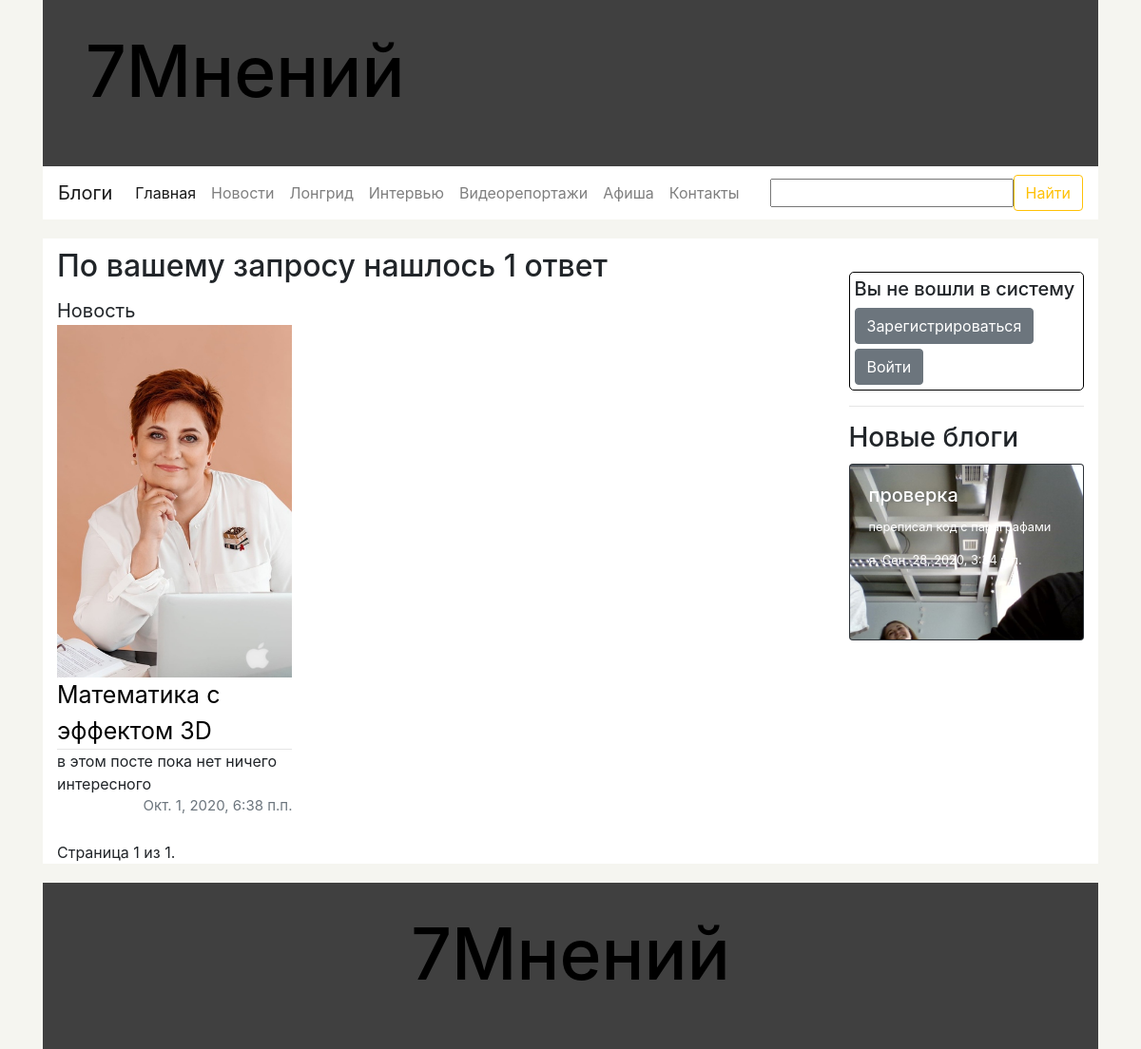
The app's page /seven_op/search_result/3 with its own data.
### seven_op/models.py (models this page shows, shortened)
class Category(models.Model):
    name_sing = models.CharField("имя в единственном числе", max_length=200)
    name_plur = models.CharField("имя во множественном числе", max_length=200)
    name_url = models.CharField("имя для ссылки", max_length=200)
    def __str__(self):
        return str(self.name_sing)
    def get_url_for_show_page(self):
        return reverse('show_category', args=[str(self.name_url)])
    class Meta:
        ordering = ["-name_sing"]
        verbose_name_plural = "Категории"

class Post(models.Model):
    title = models.CharField("заголовок", max_length=200)
    description = models.CharField("описание", max_length=1000, blank=True, null=True, help_text="необязательное поле")
    author = models.CharField("имя автора", max_length=200)
    category = models.ForeignKey('Category', verbose_name="Категория", on_delete=models.SET_NULL, null=True)
    paragraphs = models.ManyToManyField('Paragraph', verbose_name="Параграфы")
    preview = models.ImageField("фото на заголовок", upload_to="seven_op/static/uploads/previews/%Y/%m/%d", null=True,
                                default=None,
                                blank=True)
    photos_for_spin = models.ManyToManyField('UploadedPhoto', verbose_name='фото на "карусель"',
                                             default=None, blank=True)
    attached_files = models.ManyToManyField('UploadedFile', verbose_name="прикрепленные файлы",
                                            default=None, blank=True)
    comments = models.ManyToManyField('Comment', verbose_name="комментарии к публикации", default=None,
                                      blank=True)
    date = models.DateTimeField(auto_now=True)
    def get_url_for_show(self):
        return reverse('show_post', args=[str(self.id)])
    class Meta:
        ordering = ["-date"]
        verbose_name_plural = "Публикации"

class Blog(models.Model):
    title = models.CharField("заголовок", max_length=200)
    description = models.CharField("описание", max_length=1000, null=True, blank=True)
    author = models.ForeignKey('BlogAuthor', on_delete=models.SET_NULL, null=True)
    paragraphs = models.ManyToManyField('Paragraph', verbose_name="Параграфы")
    preview = models.ImageField("фото на заголовок", upload_to="seven_op/static/uploads/previews/%Y/%m/%d", null=True,
                                default=None)
    photos_for_spin = models.ManyToManyField('UploadedPhoto', verbose_name='Фото на "карусель"',
                                             default=None, blank=True)
    attached_files = models.ManyToManyField('UploadedFile', verbose_name="прикрепленные файлы",
                                            default=None, blank=True)
    comments = models.ManyToManyField('Comment', verbose_name="Комментарии к блогу", default=None, blank=True)
    date = models.DateTimeField(auto_now=True)
    def get_url_for_show(self):
        return reverse('show_blog', args=[str(self.id)])
    class Meta:
        ordering = ["-date"]
        verbose_name_plural = "Блоги"

class BlogAuthor(models.Model):
    name = models.CharField("имя автора блогов", max_length=200)
    photo = models.ForeignKey('UploadedPhoto', on_delete=models.SET_NULL, null=True, blank=True,
                              help_text="выберете фото из загруженных")
    info = models.TextField("информация об авторе", help_text="необязательное поле", null=True, blank=True)
    def __str__(self):
        return str(self.name)
    class Meta:
        ordering = ["-name"]
        verbose_name_plural = "Авторы блогов"

### seven_op/views.py (the view)
# urls.py: url(r'search_result/(?P<pk>[-\w]+)$', views.search_results, name='my_search_result')
def search_results(request, pk):
    search_result = common_search(request)
    if search_result['url']:
        return HttpResponseRedirect(search_result['url'])
    categories = Category.objects.all()
    active = 0
    recent_blogs = Blog.objects.all()
    recent_blogs = recent_blogs[0:min(len(recent_blogs), 5)]
    needed_blogs = Blog.objects.filter(title__contains=pk)
    needed_posts = Post.objects.filter(title__contains=pk)
    search_list = sorted(chain(needed_posts, needed_blogs), key=lambda instance: instance.date, reverse=True)
    title = "7Мнений - Поиск"
    paginator = Paginator(search_list, 21, allow_empty_first_page=True)
    page = request.GET.get('page')
    try:
        needed_search_list = paginator.page(page)
    except PageNotAnInteger:
        needed_search_list = paginator.page(1)
    except EmptyPage:
        needed_search_list = paginator.page(paginator.num_pages)
    count = len(search_list)
    count10 = count % 10
    if count10 == 0:
        count10 = 10
    return render(request,
                  'show_search_result.html',
                  context={'categories': categories,
                           'active': active,
                           'recent_blogs': recent_blogs,
                           'page_title': title,
                           'search_list': needed_search_list,
                           'count': count,
                           'count10': count10,
                           'search_form': search_result['form']})

### seven_op/forms.py (shortened to what this page needs)
class SearchForm(forms.Form):
    query = forms.CharField(max_length=100, min_length=1, label="", help_text="", required=False,
                            error_messages={'required': ''})

### seven_op/views.py (called while the page is built)
def common_search(request):
    ret = dict()
    ret['url'] = False
    if request.method == 'POST':
        form = SearchForm(request.POST)
        if form.is_valid():
            query = form.cleaned_data['query']
            ret['url'] = reverse('my_search_result', args=(str(query),))
    else:
        proposed_data = ''
        ret['form'] = SearchForm(initial={'data': proposed_data})
    return ret

### seven_op/templates/show_search_result.html (shortened to what this page needs)
{% extends "common_template.html" %}
{% block content %}
    <div class="row content-row">
        <div class="container"><h2 style="padding-top: 10px;">По вашему запросу нашлось {{ count }} {% if count10 == 1 %}
            ответ {% else %} {% if count10 < 5 %} ответа {% else %} ответов {%  endif %} {% endif %}</h2></div>
        {% for post in search_list %}
            <div class="post col-lg-4 col-md-6">
                <div class="post-type">{{ post.category }}</div>
                <img src="/{{ post.preview }}" alt="" width="100%">
                <a href="{{ post.get_url_for_show }}"><div class="post-title">{{ post.title }}</div></a>
                <hr>
                <div class="post-data">{{ post.description }}</div>
                <div class="post-date text-right">{{ post.date }}</div>
            </div>
    {% endfor %}
    </div>
     <div class="pagination">
        <span class="step-links">
            <span class="current">
                Страница {{ search_list.number }} из {{ search_list.paginator.num_pages }}.
            </span>
        </span>
    </div>
{% endblock %}

### seven_op/templates/common_template.html (shortened to what this page needs)
<!doctype html>
<html lang="ru">
  <head>
 	<link rel="stylesheet" href="https://stackpath.bootstrapcdn.com/bootstrap/4.5.2/css/bootstrap.min.css">    {% load static %}
      <link rel="stylesheet" href="{% static 'css/styles.css' %}">
  </head>
  <body>
  	<div class="container-fluid">
		<div class="container-lg">
  		<div class="header-bar container-lg">
			<div class="container-fluid logo-bar">
				<h1><a href="{% url 'main' %}">7Мнений</a></h1>
			</div>
  			<div class="menu-bar">
  				<nav class="navbar navbar-expand-lg navbar-light bg-light" style="background-color: white !important;">
				  <a class="navbar-brand" href="{% url 'show_blog_authors' %}">Блоги</a>
				  <div class="collapse navbar-collapse" id="navbarSupportedContent">
					  <ul class="navbar-nav mr-auto">
						{% if active == 0 %}
							<li class="nav-item">
								<a class="nav-link active" href="{% url 'main' %}">Главная</a>
							</li>
						{% else %}
							<li class="nav-item">
								<a class="nav-link" href="{% url 'main' %}">Главная</a>
							</li>
						{% endif %}
						{% for category in categories %}
							{% if active  == category.id %}
								<li class="nav-item">
				        			<a class="nav-link active" href="{{ category.get_url_for_show_page }}">{{ category.name_plur }}</a>
				      			</li>
				      		{% else %}
								<li class="nav-item">
				        			<a class="nav-link" href="{{ category.get_url_for_show_page }}">{{ category.name_plur }}</a>
				      			</li>
							{% endif %}
						{% endfor %}
					    {% if active  == 'contacts' %}
							<li class="nav-item">
								<a class="nav-link active" href="{% url 'contacts' %}">Контакты</a>
							</li>
						{% else %}
							<li class="nav-item">
								<a class="nav-link" href="{% url 'contacts' %}">Контакты</a>
							</li>
						{% endif %}
					  </ul>
				    <form action="" method="post" class="form-inline my-2 my-lg-0">
						<div class="form-group">
							{{ search_form }}
						</div>
				      <button class="btn btn-outline-warning my-2 my-sm-0" type="submit">Найти</button>
				    </form>
				  </div>
				</nav>
  			</div>
  		</div>
		<div class="container-lg content">
			<div class="row">
				<div class="container col-lg-9">
                    {% block content %}
                    {% endblock %}
				</div>
				<div class="side-bar container col-lg-3">
					<div class="login-menu container Border">
						{% if user.is_authenticated %}
							<h5>Вы вошли в систему как {{ user.get_username }}</h5>
							<a href="{% url 'logout' %}"><button class="btn btn-secondary" type="submit">Выйти</button></a>
						{% else %}
							<h5>Вы не вошли в систему</h5>
							<a href="{% url 'registration' %}"><button class="btn btn-secondary" type="submit" style="margin-bottom: 5px;">Зарегистрироваться</button></a>
							<a href="{% url 'login' %}"><button class="btn btn-secondary" type="submit">Войти</button></a>
						{% endif %}
					</div>
					<hr>
					<div class="blogs d-none d-lg-block">
						<h3>Новые блоги</h3>
						{% for blog in recent_blogs %}
							<a href="{{ blog.get_url_for_show }}">
								<div class="card bg-dark text-white" style="width: 100%; margin-bottom: 10px;">
									<img src="/{{ blog.preview }}" class="card-img" alt="">
									<div class="card-img-overlay">
										<h5 class="card-title">{{ blog.title }}</h5>
										<p class="card-text">{{ blog.description }}</p>
										<p class="card-text">{{ blog.author }}, {{ blog.date }}</p>
									</div>
								</div>
							</a>
						{% endfor %}
					</div>
				</div>
			</div>
		</div>
		  	<div class="footer container-lg">
		  		<div class="text-center"><h1><a href="{% url 'main' %}">7Мнений</a></h1></div>
		  	</div>
	  	</div>
	  	</div>
  </body>
</html>

### seven_op/static/css/styles.css (style rules this page uses)
body { background-color: #f5f5f0; }
a, a:hover { text-decoration: none; color: black; }
.post hr { margin: 0; }
.content { background-color: white; }
.logo-bar, .footer { height: 175px; background-color: #404040; }
.logo-bar h1 { font-size: 75px; padding-left: 30px; padding-top: 30px; }
.post-type { font-size: 20px; }
.post-title { font-size: 25px; }
.post-date { font-size: 15px; color: #6c757d; }
.login-menu { margin-top: 35px; font-size: 17px; }
.login-menu a, a:hover { color: #ffc107; }
.footer h1 { padding-top: 30px; font-size: 75px; }
.Border { padding: 5px; border: 1px solid black; border-radius: 5px; }
.header-bar { padding: 0; }
.post { margin-bottom: 5px; margin-top: 5px; }
.card { margin-top: 10px; font-size: 80%; }
.pagination { text }

### records on screen
Category: name_plur "Новости"
Category: name_plur "Лонгрид"
Category: name_plur "Интервью"
Category: name_plur "Видеорепортажи"
Category: name_plur "Афиша"
Post: category "Новость", preview (picture), title "Математика с эффектом 3D", description "в этом посте пока нет ничего интересного", date "Окт. 1, 2020, 6:38 п.п."
Blog: preview (picture), title "проверка", description "переписал код с параграфами", author "я", date "Сен. 28, 2020, 3:34 п.п."

### other values on screen
{{ count }} "1"
{{ search_list.number }} "1"
{{ search_list.paginator.num_pages }} "1"
